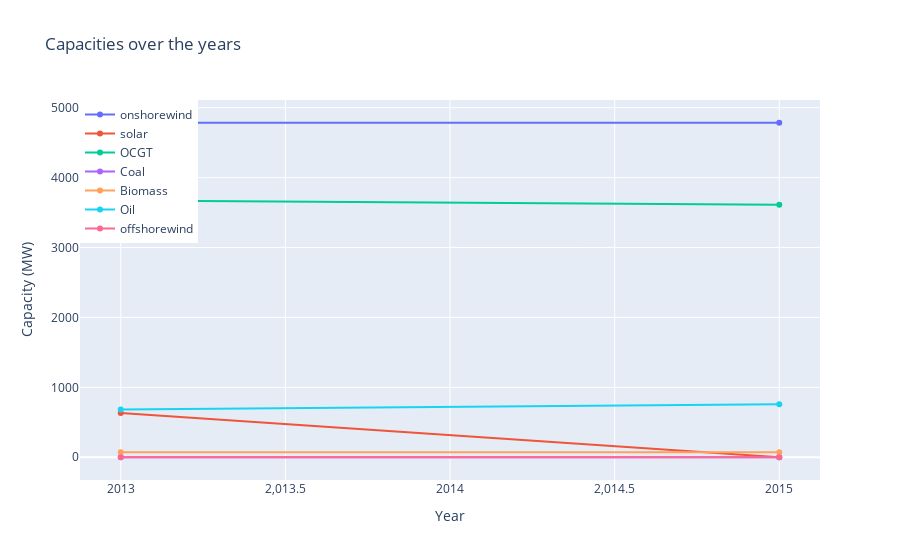

The cell this chart's notebook holds for it:
### Code cell
#make a 100% stacket area chart of the capacities for all years
def plot_capacities(years):
    fig = go.Figure()

    for generator in ['onshorewind', 'solar', 'OCGT', 'Coal', 'Biomass', 'Oil', 'offshorewind']:
        fig.add_trace(go.Scatter(x=years, y=[capacities_dic[year][generator] for year in years],
                                 mode='lines+markers',
                                 name=generator))

    fig.update_layout(title='Capacities over the years',
                      xaxis_title='Year',
                      yaxis_title='Capacity (MW)',
                      legend=dict(x=0, y=1, traceorder='normal'))

    fig.show()
available_years = [year for year in range(2013, 2017) 
                   if year in capacities_dic and not calendar.isleap(year)]

plot_capacities(available_years)

### Figure 1 — Plotly figure (JSON) as saved in the notebook; plotly's stock layout.template omitted (floating-point values rounded to 4 significant figures)
{"data": [{"mode": "lines+markers", "name": "onshorewind", "type": "scatter", "x": [2013, 2015], "y": [4785.0, 4785.0]}, {"mode": "lines+markers", "name": "solar", "type": "scatter", "x": [2013, 2015], "y": [633.6, 0]}, {"mode": "lines+markers", "name": "OCGT", "type": "scatter", "x": [2013, 2015], "y": [3673.0, 3610.0]}, {"mode": "lines+markers", "name": "Coal", "type": "scatter", "x": [2013, 2015], "y": [0, 0]}, {"mode": "lines+markers", "name": "Biomass", "type": "scatter", "x": [2013, 2015], "y": [70, 70]}, {"mode": "lines+markers", "name": "Oil", "type": "scatter", "x": [2013, 2015], "y": [681.6, 758.6]}, {"mode": "lines+markers", "name": "offshorewind", "type": "scatter", "x": [2013, 2015], "y": [0, 0]}], "layout": {"legend": {"traceorder": "normal", "x": 0, "y": 1}, "title": {"text": "Capacities over the years"}, "xaxis": {"title": {"text": "Year"}}, "yaxis": {"title": {"text": "Capacity (MW)"}}}}
